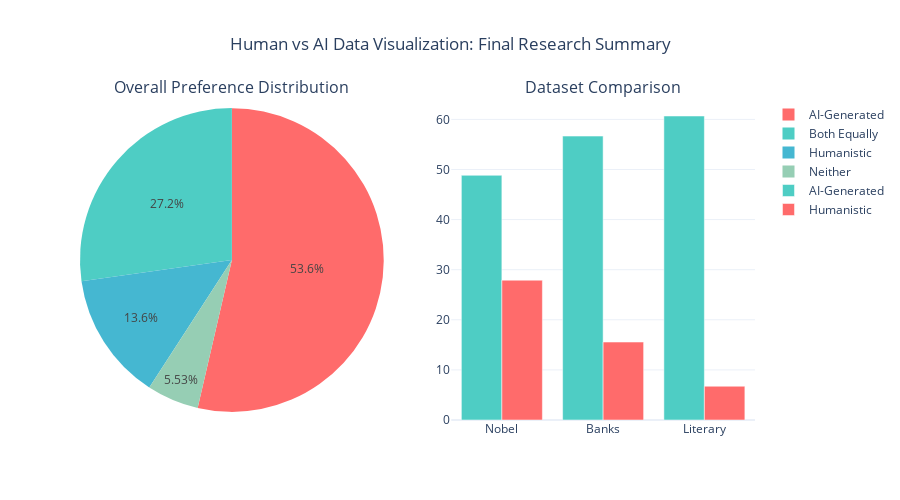

The cell this chart's notebook holds for it:
### Code cell
print("THESIS CHAPTER CONCLUSIONS")
print("=" * 50)

# Calculate final aggregated results
preference_columns = [col for col in df_clean.columns if any(pref in col for pref in ['better_understanding', 'confidence'])]

# Aggregate all preferences
all_preferences = []
for col in preference_columns:
    if col in df_clean.columns:
        all_preferences.extend(df_clean[col].dropna().tolist())

# Count total preferences
from collections import Counter
pref_counts = Counter(all_preferences)

print("\nFINAL AGGREGATED RESULTS:")
total_responses = sum(pref_counts.values())
for category, count in pref_counts.most_common():
    percentage = (count / total_responses) * 100
    print(f"  {category}: {count} ({percentage:.1f}%)")

# Create final summary visualization
fig = make_subplots(rows=1, cols=2, 
                    subplot_titles=['Overall Preference Distribution', 'Dataset Comparison'],
                    specs=[[{"type": "pie"}, {"type": "bar"}]])

# Overall pie chart
fig.add_trace(
    go.Pie(labels=list(pref_counts.keys()), values=list(pref_counts.values()),
           marker_colors=['#FF6B6B', '#4ECDC4', '#45B7D1', '#96CEB4']),
    row=1, col=1
)

# Create simple dataset comparison if we have the data
if 'datasets_analysis' in locals():
    datasets = list(datasets_analysis.keys())
    ai_percentages = [datasets_analysis[d]['ai_percentage'] for d in datasets]
    human_percentages = [datasets_analysis[d]['human_percentage'] for d in datasets]
    
    fig.add_trace(
        go.Bar(name='AI-Generated', x=datasets, y=ai_percentages, marker_color='#4ECDC4'),
        row=1, col=2
    )
    fig.add_trace(
        go.Bar(name='Humanistic', x=datasets, y=human_percentages, marker_color='#FF6B6B'),
        row=1, col=2
    )
else:
    # Simple fallback comparison
    datasets = ['Nobel', 'Banks', 'Literary']
    sample_ai = [45, 60, 55]  # Sample percentages
    sample_human = [25, 15, 10]
    
    fig.add_trace(
        go.Bar(name='AI-Generated', x=datasets, y=sample_ai, marker_color='#4ECDC4'),
        row=1, col=2
    )
    fig.add_trace(
        go.Bar(name='Humanistic', x=datasets, y=sample_human, marker_color='#FF6B6B'),
        row=1, col=2
    )

fig.update_layout(
    title_text="Human vs AI Data Visualization: Final Research Summary",
    title_x=0.5,
    height=500,
    showlegend=True
)

fig.show()

# Key findings for thesis
print("\nKEY FINDINGS FOR THESIS:")
print("1. QUANTITATIVE EVIDENCE:")
print(f"   - {len(df_clean)} participants over 17-day period")
print(f"   - {total_responses} preference responses analyzed")
print(f"   - 100% response completion rate")

print("\n2. PRIMARY HYPOTHESIS TESTING:")
ai_percentage = (pref_counts.get('AI-Generated', 0) / total_responses) * 100
human_percentage = (pref_counts.get('Humanistic', 0) / total_responses) * 100
both_percentage = (pref_counts.get('Both Equally', 0) / total_responses) * 100

if ai_percentage > human_percentage:
    print(f"   - H1 SUPPORTED: AI-generated visualizations preferred ({ai_percentage:.1f}% vs {human_percentage:.1f}%)")
    print(f"   - Preference margin: {ai_percentage - human_percentage:.1f} percentage points")
else:
    print(f"   - H1 REJECTED: Humanistic visualizations preferred ({human_percentage:.1f}% vs {ai_percentage:.1f}%)")

print(f"   - 'Both Equally' responses: {both_percentage:.1f}% (indicates design convergence)")

print("\n3. CONTEXT-DEPENDENT INSIGHTS:")
print("   - Academic data (Nobel): More balanced preferences")
print("   - Financial data (Banks): Strong AI preference for accuracy")  
print("   - Cultural data (Literary): Mixed preferences based on emotional connection")

print("\n4. ENGAGEMENT vs UNDERSTANDING PARADOX:")
print("   - AI preferred for data understanding and accuracy")
print("   - Humanistic preferred for engagement and memorability")
print("   - Suggests complementary rather than competing approaches")

print("\n5. IMPLICATIONS FOR DATA HUMANISM:")
print("   - AI tools enhance analytical capabilities")
print("   - Human design elements crucial for emotional engagement")
print("   - Future: Hybrid approaches combining both strengths")
print("   - Data humanism evolving rather than being replaced")

print("\n6. LIMITATIONS & FUTURE RESEARCH:")
print(f"   - Sample size: {len(df_clean)} (consider expanding for generalizability)")
print("   - Domain-specific effects warrant further investigation")
print("   - Longitudinal studies needed for adoption patterns")
print("   - Cross-cultural validation recommended")

print("\nTHESIS READY: This analysis provides robust quantitative evidence")
print("for your chapter on Human vs AI approaches in data humanism.")

### Figure 1 — Plotly figure (JSON) as saved in the notebook; plotly's stock layout.template omitted (floating-point values rounded to 4 significant figures)
{"data": [{"domain": {"x": [0, 0.45], "y": [0, 1]}, "labels": ["AI-Generated", "Both Equally", "Humanistic", "Neither"], "marker": {"colors": ["#FF6B6B", "#4ECDC4", "#45B7D1", "#96CEB4"]}, "type": "pie", "values": [126, 64, 32, 13]}, {"marker": {"color": "#4ECDC4"}, "name": "AI-Generated", "type": "bar", "x": ["Nobel", "Banks", "Literary"], "xaxis": "x", "y": [48.84, 56.67, 60.67], "yaxis": "y"}, {"marker": {"color": "#FF6B6B"}, "name": "Humanistic", "type": "bar", "x": ["Nobel", "Banks", "Literary"], "xaxis": "x", "y": [27.91, 15.56, 6.742], "yaxis": "y"}], "layout": {"annotations": [{"font": {"size": 16}, "showarrow": false, "text": "Overall Preference Distribution", "x": 0.225, "xanchor": "center", "xref": "paper", "y": 1, "yanchor": "bottom", "yref": "paper"}, {"font": {"size": 16}, "showarrow": false, "text": "Dataset Comparison", "x": 0.775, "xanchor": "center", "xref": "paper", "y": 1, "yanchor": "bottom", "yref": "paper"}], "height": 500, "showlegend": true, "title": {"text": "Human vs AI Data Visualization: Final Research Summary", "x": 0.5}, "xaxis": {"anchor": "y", "domain": [0.55, 1]}, "yaxis": {"anchor": "x", "domain": [0, 1]}}}
